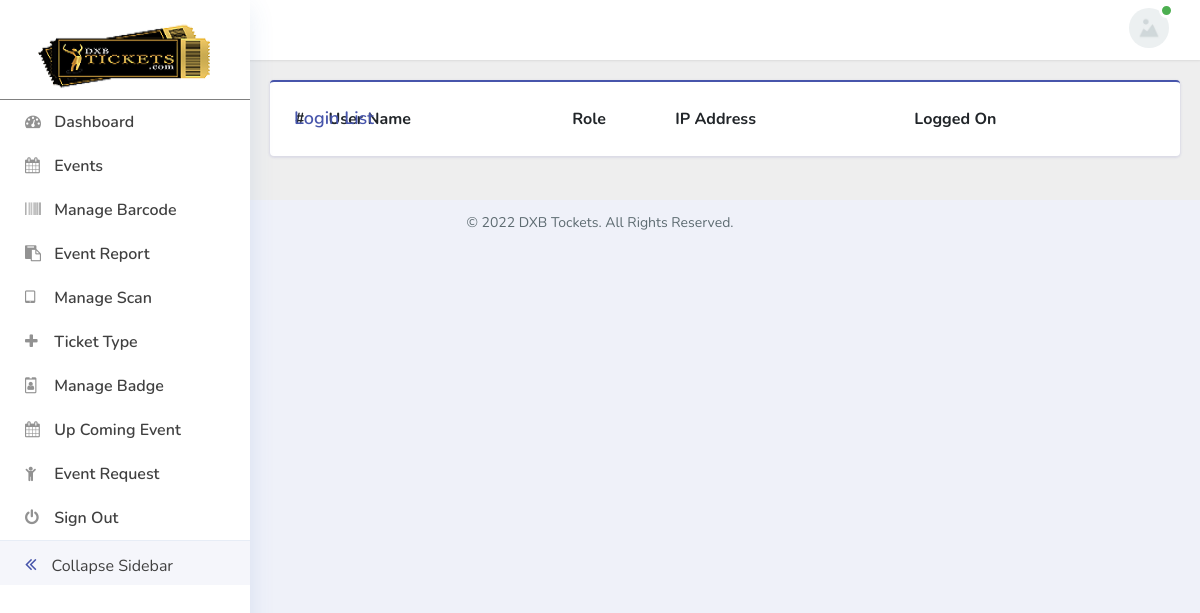
Before: /admin/login-list.php (signed in) with the older database file.
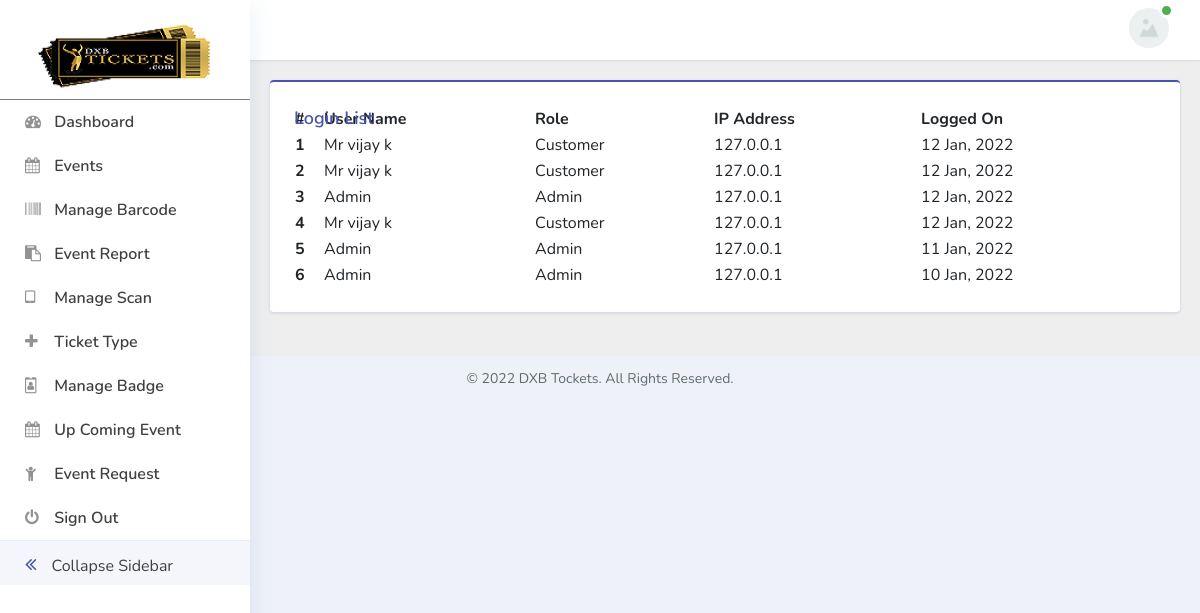
After: the same page with the newer database file.
### tables this page shows
CREATE TABLE IF NOT EXISTS `log_master` (
  `LO_id` int(100) NOT NULL AUTO_INCREMENT,
  `UserId` int(100) DEFAULT NULL,
  `UserRole` varchar(50) DEFAULT NULL,
  `IPAddress` varchar(50) DEFAULT NULL,
  `CreateDate` datetime DEFAULT NULL,
  PRIMARY KEY (`LO_id`)
);

CREATE TABLE IF NOT EXISTS `customer_master` (
  `CM_Id` int(100) NOT NULL AUTO_INCREMENT,
  `Saluation` varchar(10) DEFAULT NULL,
  `FirstName` varchar(50) DEFAULT NULL,
  `LastName` varchar(50) DEFAULT NULL,
  `CustomerEmail` varchar(100) DEFAULT NULL,
  `CustomerPhone` varchar(12) DEFAULT NULL,
  `Nationality` varchar(10) DEFAULT NULL,
  `DateOfBirth` date DEFAULT NULL,
  `AreaCode` varchar(12) DEFAULT NULL,
  `InternationalCode` varchar(12) DEFAULT NULL,
  `AddressLine1` varchar(250) DEFAULT NULL,
  `AddressLine2` varchar(250) DEFAULT NULL,
  `CustomerCity` varchar(50) DEFAULT NULL,
  `CustomerState` varchar(50) DEFAULT NULL,
  `CustomerCountry` varchar(10) DEFAULT NULL,
  `CustomerStatus` tinyint(1) DEFAULT NULL,
  `DateCreate` datetime DEFAULT NULL,
  `CustomerId` varchar(50) DEFAULT NULL,
  `AccountNo` varchar(50) DEFAULT NULL,
  PRIMARY KEY (`CM_Id`),
  UNIQUE KEY `CustomerEmail` (`CustomerEmail`)
);

CREATE TABLE IF NOT EXISTS `admin_master` (
  `AM_Id` int(100) NOT NULL AUTO_INCREMENT,
  `FullName` varchar(100) DEFAULT NULL,
  `AdminEmail` varchar(100) DEFAULT NULL,
  `AdminStatus` tinyint(1) DEFAULT NULL,
  `DateCreate` datetime DEFAULT NULL,
  `AdminPhone` varchar(25) DEFAULT NULL,
  `Address` text,
  `ProfileImage` varchar(250) DEFAULT NULL,
  PRIMARY KEY (`AM_Id`),
  UNIQUE KEY `AdminEmail` (`AdminEmail`)
);

### admin/login-list.php (the view, shortened to what this page needs)
<?php
    require_once '../config/connection.php';
    require_once './pages/link.php';
    require_once './pages/sidebar.php';
    require_once './pages/header.php';
?>
<div class="main-content">
    <div class="container-fluid content-top-gap">
        <div class="data-tables">
            <div class="row">
                <div class="col-lg-12 mb-4">
                    <div class="card card_border p-4 border-primary-top">
                        <h3 class="card__title position-absolute">Login List</h3>
                        <div class="table-responsive">
                            <table id="meastroTable" class="display" style="width:100%">
                                <thead>
                                    <tr>
                                        <th>#</th>
                                        <th>User Name</th>
                                        <th>Role</th>
                                        <th>IP Address</th>
                                        <th>Logged On</th>
                                    </tr>
                                </thead>
                                <tbody>
                                    <?php
                                        $resd6 = mysqli_query($conn, "SELECT * FROM log_master ORDER BY LO_id DESC");
                                        if (mysqli_num_rows($resd6) > 0) {
                                            $count = 1;
                                            while($rowd6 = mysqli_fetch_assoc($resd6)) {
                                                echo "<tr>";
                                                echo "<th>".$count."</th>";
                                                if ($rowd6['UserRole'] == 'Admin') {
                                                    $resUser = mysqli_query($conn, "SELECT FullName FROM admin_master WHERE AM_Id = '$rowd6[UserId]'");
                                                    if (mysqli_num_rows($resUser) > 0) {
                                                        $resUser = mysqli_fetch_assoc($resUser);
                                                        echo "<td>".$resUser['FullName']."</td>";
                                                    } else {
                                                        echo "<td></td>";
                                                    }
                                                } else if ($rowd6['UserRole'] == 'Customer') {
                                                    $resUser = mysqli_query($conn, "SELECT Saluation, FirstName, LastName FROM customer_master WHERE CM_Id = '$rowd6[UserId]'");
                                                    if (mysqli_num_rows($resUser) > 0) {
                                                        $resUser = mysqli_fetch_assoc($resUser);
                                                        echo "<td>".$resUser['Saluation']." ".$resUser['FirstName']." ".$resUser['LastName']."</td>";
                                                    } else {
                                                        echo "<td></td>";
                                                    }
                                                }
                                                echo "<td>".$rowd6['UserRole']."</td>";
                                                echo "<td>".$rowd6['IPAddress']."</td>";
                                                echo "<td>".date_format(date_create($rowd6['CreateDate']), 'd M, Y') . "</td>";
                                                echo "</tr>";
                                                $count++;
                                            }
                                        }
                                    ?>
                                </tbody>
                            </table>
                        </div>
                    </div>
                </div>
            </div>
        </div>
    </div>
</div>
<?php
    require_once './pages/footer.php';
?>

### admin/pages/link.php (shortened to what this page needs)
<!doctype html>
<html lang="en">
<head>
    <link rel="stylesheet" href="assets/css/style-liberty.css">
</head>
<body class="noscroll">
        <section>

### admin/pages/sidebar.php (shortened to what this page needs)
<div class="sidebar-menu sticky-sidebar-menu">
    <div class="logo">
        <a href="index.php">
            <img src="assets/images/logo_image.png" alt="Meastro Events" title="Meastro Events" class="img-fluid"/>
        </a>
    </div>
    <div class="sidebar-menu-inner">
    <ul class="nav nav-pills nav-stacked custom-nav">
        <li class="<?php if ($_SERVER['REQUEST_URI'] == '/staff/home.php'){ echo 'active'; }?>"><a href="index.php" ><i class="fa fa-tachometer"></i><span> Dashboard</span></a></li>
        <li class="menu-list <?php if ($_SERVER['REQUEST_URI'] == '/staff/add-event.php' || $_SERVER['REQUEST_URI'] == '/staff/events.php' || $_SERVER['REQUEST_URI'] == '/staff/ticket-allocation.php'){ echo 'active'; }?>">
            <a href="#"><i class="fa fa-calendar"></i>
                <span>Events <i class="lnr lnr-chevron-right"></i></span>
            </a>
        </li>
        <li class="<?php if ($_SERVER['REQUEST_URI'] == '/staff/view-barcode.php'){ echo 'active'; }?>"><a href="./view-barcode.php"><i class="fa fa-barcode"></i> <span>Manage Barcode</span></a></li>
        <li class="menu-list <?php if ($_SERVER['REQUEST_URI'] == '/staff/before-event.php' || $_SERVER['REQUEST_URI'] == '/staff/after-event.php' || $_SERVER['REQUEST_URI'] == '/staff/event-report.php'){ echo 'active'; }?>">
            <a href="#"><i class="fa fa-clipboard"></i>
                <span>Event Report <i class="lnr lnr-chevron-right"></i></span>
            </a>
        </li>
        <li class="<?php if ($_SERVER['REQUEST_URI'] == '/staff/barcode.php'){ echo 'active'; }?>"><a href="./barcode.php"><i class="fa fa-tablet"></i> <span>Manage Scan</span></a></li>
        <li class="menu-list <?php if ($_SERVER['REQUEST_URI'] == '/staff/add-ticket.php' || $_SERVER['REQUEST_URI'] == '/staff/manage-ticket.php'){ echo 'active'; }?>">
            <a href="#"><i class="fa fa-plus"></i>
                <span>Ticket Type <i class="lnr lnr-chevron-right"></i></span>
            </a>
        </li>
        <li class="<?php if ($_SERVER['REQUEST_URI'] == '/staff/badge.php'){ echo 'active'; }?>"><a href="./badge.php"><i class="fa fa-id-badge"></i> <span>Manage Badge</span></a></li>
        <li class="menu-list <?php if ($_SERVER['REQUEST_URI'] == '/staff/add-upcoming.php' || $_SERVER['REQUEST_URI'] == '/staff/manage-upcoming.php'){ echo 'active'; }?>">
            <a href="#"><i class="fa fa-calendar"></i>
                <span>Up Coming Event <i class="lnr lnr-chevron-right"></i></span>
            </a>
        </li>
        <li class="<?php if ($_SERVER['REQUEST_URI'] == '/staff/manage-event-form.php'){ echo 'active'; }?>"><a href="./manage-event-form.php"><i class="fa fa-child"></i> <span>Event Request</span></a></li>
        <li><a href="./pages/logout.php"><i class="fa fa-power-off"></i> <span>Sign Out</span></a></li>
    </ul>
    <a class="toggle-btn fixed">
        <i class="fa fa-angle-double-left menu-collapsed__left"><span>Collapse Sidebar</span></i>
    </a>
    </div>
</div>

### admin/pages/header.php (shortened to what this page needs)
<?php
  $profileImage = "assets/images/profileimg.jpg";
?>
<div class="header sticky-header">
    <div class="menu-right">
      <div class="navbar user-panel-top">
        <div class="user-dropdown-details d-flex">
          <div class="profile_details">
            <ul>
              <li class="dropdown profile_details_drop">
                <a href="#" class="dropdown-toggle" data-toggle="dropdown" id="dropdownMenu3" aria-haspopup="true"
                  aria-expanded="false">
                  <div class="profile_img">
                    <img src="<?php echo $profileImage;?>" class='rounded-circle' alt='Profile Image' />
                    <div class="user-active">
                      <span></span>
                    </div>
                  </div>
                </a>
              </li>
            </ul>
          </div>
        </div>
      </div>
    </div>
  </div>

### admin/pages/footer.php (shortened to what this page needs)
    </section>
    <footer class="dashboard">
        <p>&copy 2022 DXB Tockets. All Rights Reserved.</p>
    </footer>
</body>
</html>

Changed rows visible on the page:
added log_master: customer_master.Saluation "Mr", customer_master.FirstName "vijay", customer_master.LastName "k", UserRole "Customer", IPAddress "127.0.0.1", CreateDate "12 Jan, 2022"
added log_master: customer_master.Saluation "Mr", customer_master.FirstName "vijay", customer_master.LastName "k", UserRole "Customer", IPAddress "127.0.0.1", CreateDate "12 Jan, 2022"
added log_master: admin_master.FullName "Admin", UserRole "Admin", IPAddress "127.0.0.1", CreateDate "12 Jan, 2022"
added log_master: customer_master.Saluation "Mr", customer_master.FirstName "vijay", customer_master.LastName "k", UserRole "Customer", IPAddress "127.0.0.1", CreateDate "12 Jan, 2022"
added log_master: admin_master.FullName "Admin", UserRole "Admin", IPAddress "127.0.0.1", CreateDate "11 Jan, 2022"
added log_master: admin_master.FullName "Admin", UserRole "Admin", IPAddress "127.0.0.1", CreateDate "10 Jan, 2022"
